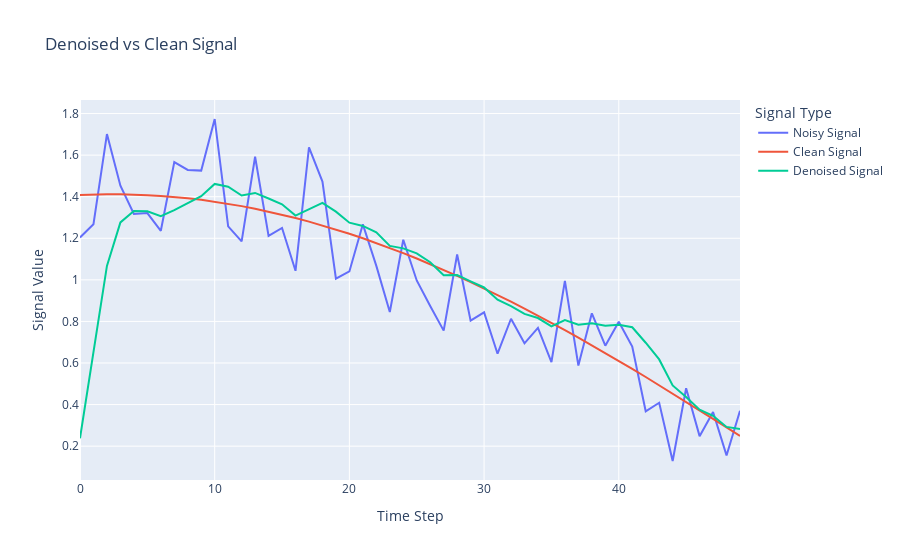

The notebook cell this image was saved under:
### Markdown cell above
## Inference data

### Code cell
# 加载模型
device = torch.device("cuda" if torch.cuda.is_available() else "cpu")

# 假设你有一个定义好的模型类
model = LSTMDenoiser(input_size=1, hidden_size=128, num_layers=2)
model.to(device)

# 加载已训练的模型权重
checkpoint = torch.load("models/best_model.pth", map_location=device)
model.load_state_dict(checkpoint['model_state_dict'])
model.eval()  # 设置模型为评估模式

# 预测降噪结果
with torch.no_grad():
    denoised_signal = model(final_noisy_batches[0][1].to(device))  # 添加 batch 维度 (1, sequence_length, input_size)
    denoised_signal = denoised_signal.squeeze(0)  # 移除 batch 维度，形状为 (sequence_length, input_size)

# 绘制降噪结果与干净信号的对比
fig3 = go.Figure()

# 绘制第一个 batch 的噪声信号、干净信号和去噪信号
fig3.add_trace(go.Scatter(y=final_noisy_batches[0][1].squeeze().cpu().numpy(), mode='lines', name='Noisy Signal'))  # 噪声信号
fig3.add_trace(go.Scatter(y=final_clean_batches[0][1].squeeze().cpu().numpy(), mode='lines', name='Clean Signal'))  # 干净信号
fig3.add_trace(go.Scatter(y=denoised_signal.squeeze().cpu().numpy(), mode='lines', name='Denoised Signal'))  # 去噪信号

fig3.update_layout(
    title='Denoised vs Clean Signal',
    xaxis_title='Time Step',
    yaxis_title='Signal Value',
    legend_title='Signal Type'
)

fig3.show()

### Figure 1 — Plotly figure (JSON) as saved in the notebook; plotly's stock layout.template omitted (floating-point values rounded to 4 significant figures)
{"data": [{"mode": "lines", "name": "Noisy Signal", "type": "scatter", "y": [1.204, 1.267, 1.701, 1.453, 1.317, 1.321, 1.236, 1.566, 1.529, 1.526, 1.774, 1.257, 1.185, 1.592, 1.211, 1.25, 1.044, 1.637, 1.473, 1.006, 1.041, 1.267, 1.067, 0.8452, 1.193, 0.9971, 0.8738, 0.7558, 1.122, 0.8034, 0.8437, 0.6448, 0.8128, 0.6949, 0.7688, 0.6047, 0.9948, 0.5877, 0.8388, 0.6833, 0.7986, 0.6793, 0.3677, 0.4089, 0.1286, 0.4787, 0.2482, 0.3643, 0.1554, 0.3697]}, {"mode": "lines", "name": "Clean Signal", "type": "scatter", "y": [1.408, 1.41, 1.411, 1.411, 1.41, 1.408, 1.404, 1.399, 1.392, 1.385, 1.376, 1.366, 1.355, 1.342, 1.328, 1.314, 1.297, 1.28, 1.262, 1.242, 1.222, 1.2, 1.177, 1.153, 1.128, 1.103, 1.076, 1.048, 1.019, 0.9892, 0.9586, 0.9272, 0.8949, 0.8618, 0.8279, 0.7932, 0.7579, 0.7219, 0.6852, 0.648, 0.6101, 0.5717, 0.5327, 0.4933, 0.4535, 0.4132, 0.3726, 0.3316, 0.2904, 0.2488]}, {"mode": "lines", "name": "Denoised Signal", "type": "scatter", "y": [0.238, 0.658, 1.067, 1.277, 1.331, 1.33, 1.307, 1.335, 1.371, 1.403, 1.461, 1.448, 1.406, 1.418, 1.391, 1.363, 1.309, 1.342, 1.37, 1.328, 1.275, 1.259, 1.228, 1.164, 1.151, 1.128, 1.085, 1.022, 1.023, 0.9925, 0.9634, 0.9046, 0.8732, 0.8362, 0.8164, 0.7766, 0.8066, 0.7843, 0.7913, 0.7797, 0.7841, 0.7719, 0.6975, 0.6172, 0.4919, 0.4368, 0.3756, 0.3462, 0.2926, 0.2829]}], "layout": {"legend": {"title": {"text": "Signal Type"}}, "title": {"text": "Denoised vs Clean Signal"}, "xaxis": {"title": {"text": "Time Step"}}, "yaxis": {"title": {"text": "Signal Value"}}}}
